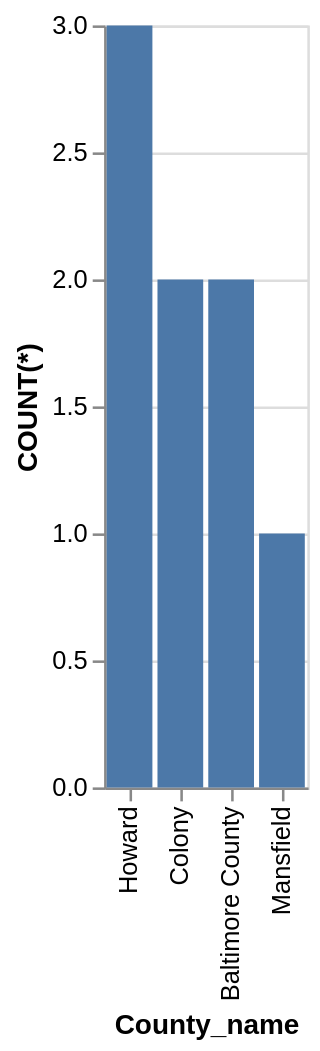

The Vega-Lite source for this figure:
### Vega-Lite specification from a JSON file in a GitHub repository (floating-point values rounded to 4 significant figures)
{"data": {"values": [{"x_data": "Howard", "y_data": 3}, {"x_data": "Colony", "y_data": 2}, {"x_data": "Baltimore County", "y_data": 2}, {"x_data": "Mansfield", "y_data": 1}]}, "mark": "bar", "encoding": {"x": {"field": "x_data", "type": "nominal", "title": "County_name", "sort": {"op": "sum", "field": "y_data", "order": "descending"}}, "y": {"field": "y_data", "type": "quantitative", "title": "COUNT(*)"}}}
